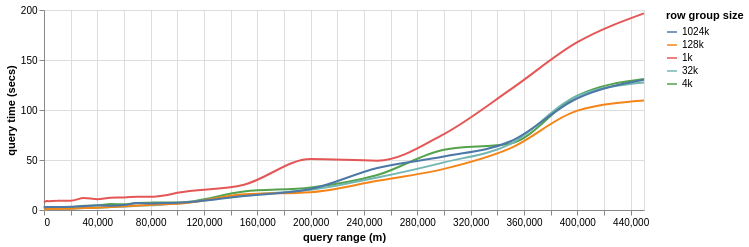

This figure's notebook cell:
### Code cell
alt.Chart(sources_stack.query("depth==4 ")).mark_line(interpolate="monotone").encode(
    x=alt.X("radius_meter:Q").title('query range (m)'), #.scale(type="log"),
    y=alt.Y("query_time:Q").title('query time (secs)'),
    color=alt.Color("row_group:N", legend=alt.Legend(title="row group size"))
).properties(
    width=600,
    height=200
)

### Figure 1 — Vega-Lite specification as saved in the notebook (floating-point values rounded to 4 significant figures; data arrays with more than 128 entries replaced by an {"elided": "..."} marker saying what was removed)
{"config": {"view": {"continuousWidth": 300, "continuousHeight": 300}}, "data": {"name": "data-399baf74992901c6e314e1a5ad3a1e49"}, "mark": {"type": "line", "interpolate": "monotone"}, "encoding": {"color": {"field": "row_group", "legend": {"title": "row group size"}, "type": "nominal"}, "x": {"field": "radius_meter", "title": "query range (m)", "type": "quantitative"}, "y": {"field": "query_time", "title": "query time (secs)", "type": "quantitative"}}, "height": 200, "width": 600, "$schema": "https://vega.github.io/schema/vega-lite/v5.17.0.json", "datasets": {"data-399baf74992901c6e314e1a5ad3a1e49": {"elided": "175 records"}}}
